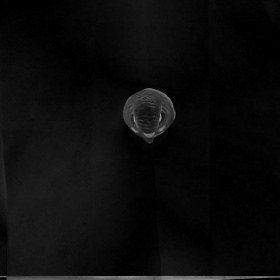
#> input picture Bird_Monitor_v1/test_images/bird_tube_pos_clean.jpg, 280 x 280 px
$ python detect_movement.py
#> lines starting #> are read from the running program, lines starting #| are printed output that depends on the picture; long printed decimals are rounded
import cv2
import numpy as np
from scipy.stats import linregress
import matplotlib.pyplot as plt

# Read the images
bird_pos_image = cv2.imread('test_images/bird_tube_pos_clean.jpg', cv2.IMREAD_GRAYSCALE)
#> bird_pos_image is the input picture: shape (280, 280); min 0, max 157, mean 11.4
bird_left_image = cv2.imread('test_images/bird_tube_left_clean.jpg', cv2.IMREAD_GRAYSCALE)
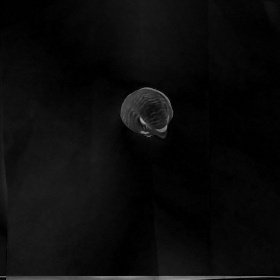
#> input picture Bird_Monitor_v1/test_images/bird_tube_left_clean.jpg, 280 x 280 px
#> bird_left_image is the input picture: shape (280, 280); min 0, max 161, mean 11.3


# For bird_pos we want to assume the bird is standing straight up and down
coords = np.argwhere(bird_pos_image == 1)
#> coords = 6820 pairs, first value 0 to 279, second value 0 to 279
print(coords)
#> (printed output is left out)

x_avg = np.mean(coords[:, 0])
#> x_avg = 127.5
print(x_avg)
#| 127.504
plt.vlines(x_avg, ymin=0, ymax=250, color='r')

plt.imshow(bird_pos_image, cmap='gray')
plt.show()
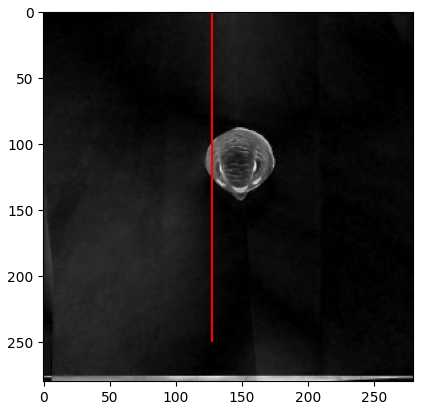
#> figure drawn by matplotlib, 1 panel


# Take bird position and convert into a graph where black = 0 and white = 1 based on x and y coordinates
bird_img = bird_left_image

# Find coordinates where bird_graph equals 1
coords = np.argwhere(bird_img > 50)
#> coords = 1833 pairs, first value 87 to 279, second value 0 to 279

# Perform linear regression
slope, intercept, _, _, _ = linregress(coords[:, 1], coords[:, 0])
#> slope = -0.237; intercept = 228.5

# Generate line of best fit using the slope and intercept
x_values = np.arange(0, 280)
y_values = slope * x_values + intercept
#> y_values = 280 values, max 228.5 at index 0, min 162.4 at index 279, mean 195.5

# Plot the line of best fit on bird_graph
plt.plot(x_values, y_values, color='r')

plt.imshow(bird_img, cmap='gray')
plt.show()
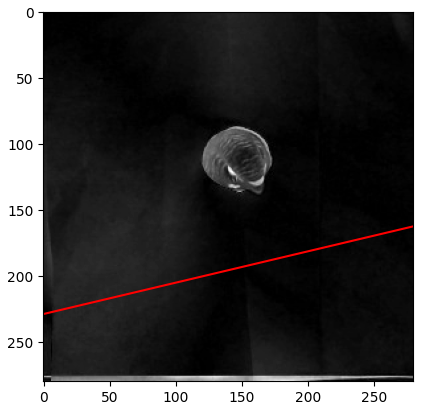
#> figure drawn by matplotlib, 1 panel


# Find the angle of the line of best fit from the horizontal
angle = np.arctan(slope) * 180 / np.pi
#> angle = -13.34
print(angle)
#| -13.338

# Plot both the lines of best fit and the original bird_graph
plt.vlines(x_avg, ymin=0, ymax=250, color='r')
plt.plot(x_values, y_values, color='r')
plt.imshow(bird_img, cmap='gray')
plt.show()
